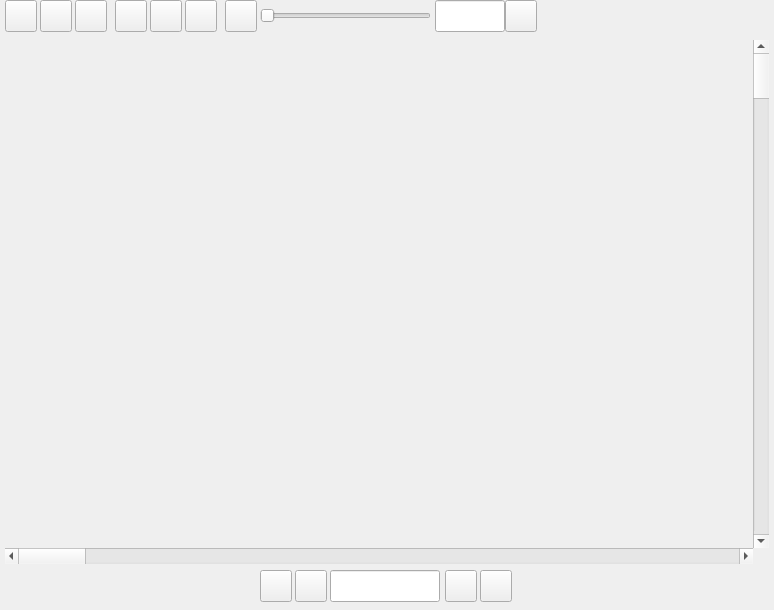
<?xml version="1.0" encoding="UTF-8"?>
<ui version="4.0">
 <class>MainWindow</class>
 <widget class="QMainWindow" name="MainWindow">
  <property name="geometry">
   <rect>
    <x>0</x>
    <y>0</y>
    <width>774</width>
    <height>610</height>
   </rect>
  </property>
  <property name="windowTitle">
   <string>MainWindow</string>
  </property>
  <property name="autoFillBackground">
   <bool>true</bool>
  </property>
  <widget class="QWidget" name="centralWidget">
   <widget class="QLabel" name="labelViewArea">
    <property name="geometry">
     <rect>
      <x>5</x>
      <y>40</y>
      <width>748</width>
      <height>508</height>
     </rect>
    </property>
    <property name="autoFillBackground">
     <bool>true</bool>
    </property>
    <property name="text">
     <string/>
    </property>
   </widget>
   <widget class="QPushButton" name="pushBtnOpenFile">
    <property name="geometry">
     <rect>
      <x>5</x>
      <y>0</y>
      <width>32</width>
      <height>32</height>
     </rect>
    </property>
    <property name="text">
     <string/>
    </property>
    <property name="icon">
     <iconset resource="icons.qrc">
      <normaloff>:/Icons/Open1.png</normaloff>:/Icons/Open1.png</iconset>
    </property>
    <property name="iconSize">
     <size>
      <width>32</width>
      <height>32</height>
     </size>
    </property>
   </widget>
   <widget class="QPushButton" name="pushBtnCloseFile">
    <property name="geometry">
     <rect>
      <x>40</x>
      <y>0</y>
      <width>32</width>
      <height>32</height>
     </rect>
    </property>
    <property name="text">
     <string/>
    </property>
    <property name="icon">
     <iconset resource="icons.qrc">
      <normaloff>:/Icons/Close1.png</normaloff>:/Icons/Close1.png</iconset>
    </property>
    <property name="iconSize">
     <size>
      <width>32</width>
      <height>32</height>
     </size>
    </property>
   </widget>
   <widget class="QPushButton" name="pushBtnPrint">
    <property name="geometry">
     <rect>
      <x>75</x>
      <y>0</y>
      <width>32</width>
      <height>32</height>
     </rect>
    </property>
    <property name="text">
     <string/>
    </property>
    <property name="icon">
     <iconset resource="icons.qrc">
      <normaloff>:/Icons/DPrint1.png</normaloff>:/Icons/DPrint1.png</iconset>
    </property>
    <property name="iconSize">
     <size>
      <width>32</width>
      <height>32</height>
     </size>
    </property>
   </widget>
   <widget class="QPushButton" name="pushBtnGoToFirstPage">
    <property name="geometry">
     <rect>
      <x>260</x>
      <y>570</y>
      <width>32</width>
      <height>32</height>
     </rect>
    </property>
    <property name="text">
     <string/>
    </property>
    <property name="icon">
     <iconset resource="icons.qrc">
      <normaloff>:/Icons/First1.png</normaloff>:/Icons/First1.png</iconset>
    </property>
    <property name="iconSize">
     <size>
      <width>32</width>
      <height>32</height>
     </size>
    </property>
   </widget>
   <widget class="QPushButton" name="pushBtnGoToPrevPage">
    <property name="geometry">
     <rect>
      <x>295</x>
      <y>570</y>
      <width>32</width>
      <height>32</height>
     </rect>
    </property>
    <property name="text">
     <string/>
    </property>
    <property name="icon">
     <iconset resource="icons.qrc">
      <normaloff>:/Icons/Preview1.png</normaloff>:/Icons/Preview1.png</iconset>
    </property>
    <property name="iconSize">
     <size>
      <width>32</width>
      <height>32</height>
     </size>
    </property>
   </widget>
   <widget class="QLineEdit" name="lineEditPageNum">
    <property name="geometry">
     <rect>
      <x>330</x>
      <y>570</y>
      <width>110</width>
      <height>32</height>
     </rect>
    </property>
    <property name="minimumSize">
     <size>
      <width>110</width>
      <height>32</height>
     </size>
    </property>
    <property name="maximumSize">
     <size>
      <width>50</width>
      <height>32</height>
     </size>
    </property>
    <property name="font">
     <font>
      <pointsize>10</pointsize>
     </font>
    </property>
    <property name="alignment">
     <set>Qt::AlignCenter</set>
    </property>
   </widget>
   <widget class="QPushButton" name="pushBtnGoToNextPage">
    <property name="geometry">
     <rect>
      <x>445</x>
      <y>570</y>
      <width>32</width>
      <height>32</height>
     </rect>
    </property>
    <property name="text">
     <string/>
    </property>
    <property name="icon">
     <iconset resource="icons.qrc">
      <normaloff>:/Icons/Next1.png</normaloff>:/Icons/Next1.png</iconset>
    </property>
    <property name="iconSize">
     <size>
      <width>32</width>
      <height>32</height>
     </size>
    </property>
   </widget>
   <widget class="QPushButton" name="pushBtnGoToLastPage">
    <property name="geometry">
     <rect>
      <x>480</x>
      <y>570</y>
      <width>32</width>
      <height>32</height>
     </rect>
    </property>
    <property name="text">
     <string/>
    </property>
    <property name="icon">
     <iconset resource="icons.qrc">
      <normaloff>:/Icons/Last1.png</normaloff>:/Icons/Last1.png</iconset>
    </property>
    <property name="iconSize">
     <size>
      <width>32</width>
      <height>32</height>
     </size>
    </property>
   </widget>
   <widget class="QPushButton" name="pushBtnZoomActualSize">
    <property name="geometry">
     <rect>
      <x>115</x>
      <y>0</y>
      <width>32</width>
      <height>32</height>
     </rect>
    </property>
    <property name="text">
     <string/>
    </property>
    <property name="icon">
     <iconset resource="icons.qrc">
      <normaloff>:/Icons/ASize1.png</normaloff>:/Icons/ASize1.png</iconset>
    </property>
    <property name="iconSize">
     <size>
      <width>32</width>
      <height>32</height>
     </size>
    </property>
   </widget>
   <widget class="QPushButton" name="pushBtnZoomFitPage">
    <property name="geometry">
     <rect>
      <x>150</x>
      <y>0</y>
      <width>32</width>
      <height>32</height>
     </rect>
    </property>
    <property name="text">
     <string/>
    </property>
    <property name="icon">
     <iconset resource="icons.qrc">
      <normaloff>:/Icons/FitPage1.png</normaloff>:/Icons/FitPage1.png</iconset>
    </property>
    <property name="iconSize">
     <size>
      <width>32</width>
      <height>32</height>
     </size>
    </property>
   </widget>
   <widget class="QPushButton" name="pushBtnZoomFitWidth">
    <property name="geometry">
     <rect>
      <x>185</x>
      <y>0</y>
      <width>32</width>
      <height>32</height>
     </rect>
    </property>
    <property name="text">
     <string/>
    </property>
    <property name="icon">
     <iconset resource="icons.qrc">
      <normaloff>:/Icons/FitWidth1.png</normaloff>:/Icons/FitWidth1.png</iconset>
    </property>
    <property name="iconSize">
     <size>
      <width>32</width>
      <height>32</height>
     </size>
    </property>
   </widget>
   <widget class="QPushButton" name="pushBtnZoomOut">
    <property name="geometry">
     <rect>
      <x>225</x>
      <y>0</y>
      <width>32</width>
      <height>32</height>
     </rect>
    </property>
    <property name="text">
     <string/>
    </property>
    <property name="icon">
     <iconset resource="icons.qrc">
      <normaloff>:/Icons/ZoomSub1.png</normaloff>:/Icons/ZoomSub1.png</iconset>
    </property>
    <property name="iconSize">
     <size>
      <width>32</width>
      <height>32</height>
     </size>
    </property>
   </widget>
   <widget class="QSlider" name="hSliderZoom">
    <property name="geometry">
     <rect>
      <x>260</x>
      <y>0</y>
      <width>171</width>
      <height>32</height>
     </rect>
    </property>
    <property name="orientation">
     <enum>Qt::Horizontal</enum>
    </property>
   </widget>
   <widget class="QLineEdit" name="lineEditZoomNum">
    <property name="geometry">
     <rect>
      <x>435</x>
      <y>0</y>
      <width>70</width>
      <height>32</height>
     </rect>
    </property>
    <property name="minimumSize">
     <size>
      <width>70</width>
      <height>32</height>
     </size>
    </property>
    <property name="maximumSize">
     <size>
      <width>70</width>
      <height>32</height>
     </size>
    </property>
    <property name="font">
     <font>
      <pointsize>10</pointsize>
     </font>
    </property>
    <property name="alignment">
     <set>Qt::AlignRight|Qt::AlignTrailing|Qt::AlignVCenter</set>
    </property>
    <property name="readOnly">
     <bool>true</bool>
    </property>
   </widget>
   <widget class="QPushButton" name="pushBtnZoomIn">
    <property name="geometry">
     <rect>
      <x>505</x>
      <y>0</y>
      <width>32</width>
      <height>32</height>
     </rect>
    </property>
    <property name="text">
     <string/>
    </property>
    <property name="icon">
     <iconset resource="icons.qrc">
      <normaloff>:/Icons/ZoomAdd1.png</normaloff>:/Icons/ZoomAdd1.png</iconset>
    </property>
    <property name="iconSize">
     <size>
      <width>32</width>
      <height>32</height>
     </size>
    </property>
   </widget>
   <widget class="QScrollBar" name="hScrollBarViewArea">
    <property name="geometry">
     <rect>
      <x>5</x>
      <y>548</y>
      <width>748</width>
      <height>16</height>
     </rect>
    </property>
    <property name="orientation">
     <enum>Qt::Horizontal</enum>
    </property>
   </widget>
   <widget class="QScrollBar" name="vScrollBarViewArea">
    <property name="geometry">
     <rect>
      <x>753</x>
      <y>40</y>
      <width>16</width>
      <height>508</height>
     </rect>
    </property>
    <property name="orientation">
     <enum>Qt::Vertical</enum>
    </property>
   </widget>
  </widget>
  <widget class="QMenuBar" name="menuBar">
   <property name="geometry">
    <rect>
     <x>0</x>
     <y>0</y>
     <width>774</width>
     <height>25</height>
    </rect>
   </property>
  </widget>
 </widget>
 <layoutdefault spacing="6" margin="11"/>
 <resources>
  <include location="icons.qrc"/>
 </resources>
 <connections/>
</ui>
